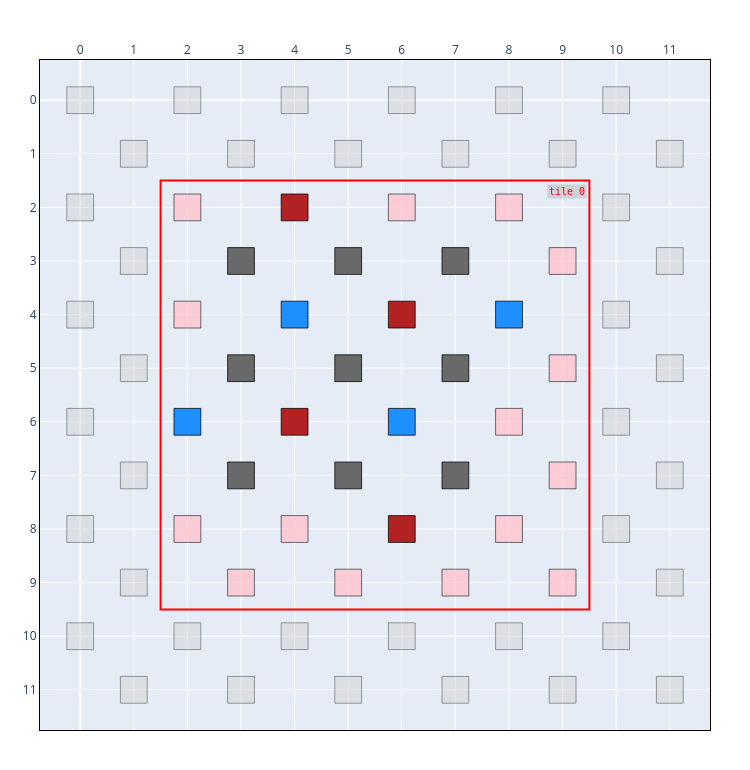

The cell this chart's notebook holds for it:
### Markdown cell above
### Relocating tiles

A placed tile may be translated with `shift_to(origin)` or `shift_by(dx, dy)`. A shift
rewrites the `QUBIT_COORDS` within the circuit and transfers qubit statuses, keeping the
physical and logical layers consistent. Every shift must preserve the checkerboard
invariant (`dx % 2 == dy % 2`).

### Code cell
chip.tiles[0].shift_to((2, 2))
print("tile origin is now:", chip.tiles[0].origin)
chip.show(style=css_style)

### Figure 1 — Plotly figure (JSON) as saved in the notebook; plotly's stock layout.template omitted (floating-point values rounded to 4 significant figures)
{"data": [{"hoverinfo": "text", "hoverlabel": {"bgcolor": ["lightgray", "lightgray", "lightgray", "lightgray", "lightgray", "lightgray", "lightgray", "lightgray", "lightgray", "lightgray", "lightgray", "lightgray", "lightgray", "pink", "pink", "dodgerblue", "pink", "lightgray", "lightgray", "dimgrey", "dimgrey", "dimgrey", "pink", "lightgray", "lightgray", "firebrick", "dodgerblue", "firebrick", "pink", "lightgray", "lightgray", "dimgrey", "dimgrey", "dimgrey", "pink", "lightgray", "lightgray", "pink", "firebrick", "dodgerblue", "firebrick", "lightgray", "lightgray", "dimgrey", "dimgrey", "dimgrey", "pink", "lightgray", "lightgray", "pink", "dodgerblue", "pink", "pink", "lightgray", "lightgray", "pink", "pink", "pink", "pink", "lightgray", "lightgray", "lightgray", "lightgray", "lightgray", "lightgray", "lightgray", "lightgray", "lightgray", "lightgray", "lightgray", "lightgray", "lightgray"], "font": {"color": "black"}}, "hovertext": ["(0, 0)<br>type=UNASSIGNED<br>noise=0.0000", "(0, 2)<br>type=UNASSIGNED<br>noise=0.0000", "(0, 4)<br>type=UNASSIGNED<br>noise=0.0000", "(0, 6)<br>type=UNASSIGNED<br>noise=0.0000", "(0, 8)<br>type=UNASSIGNED<br>noise=0.0000", "(0, 10)<br>type=UNASSIGNED<br>noise=0.0000", "(1, 1)<br>type=UNASSIGNED<br>noise=0.0000", "(1, 3)<br>type=UNASSIGNED<br>noise=0.0000", "(1, 5)<br>type=UNASSIGNED<br>noise=0.0000", "(1, 7)<br>type=UNASSIGNED<br>noise=0.0000", "(1, 9)<br>type=UNASSIGNED<br>noise=0.0000", "(1, 11)<br>type=UNASSIGNED<br>noise=0.0000", "(2, 0)<br>type=UNASSIGNED<br>noise=0.0000", "(2, 2)<br>type=BUFFER<br>noise=0.0000", "(2, 4)<br>type=BUFFER<br>noise=0.0000", "(2, 6)<br>type=Z_CHECK<br>noise=0.0000", "(2, 8)<br>type=BUFFER<br>noise=0.0000", "(2, 10)<br>type=UNASSIGNED<br>noise=0.0000", "(3, 1)<br>type=UNASSIGNED<br>noise=0.0000", "(3, 3)<br>type=DATA<br>noise=0.0000", "(3, 5)<br>type=DATA<br>noise=0.0000", "(3, 7)<br>type=DATA<br>noise=0.0000", "(3, 9)<br>type=BUFFER<br>noise=0.0000", "(3, 11)<br>type=UNASSIGNED<br>noise=0.0000", "(4, 0)<br>type=UNASSIGNED<br>noise=0.0000", "(4, 2)<br>type=X_CHECK<br>noise=0.0000", "(4, 4)<br>type=Z_CHECK<br>noise=0.0000", "(4, 6)<br>type=X_CHECK<br>noise=0.0000", "(4, 8)<br>type=BUFFER<br>noise=0.0000", "(4, 10)<br>type=UNASSIGNED<br>noise=0.0000", "(5, 1)<br>type=UNASSIGNED<br>noise=0.0000", "(5, 3)<br>type=DATA<br>noise=0.0000", "(5, 5)<br>type=DATA<br>noise=0.0000", "(5, 7)<br>type=DATA<br>noise=0.0000", "(5, 9)<br>type=BUFFER<br>noise=0.0000", "(5, 11)<br>type=UNASSIGNED<br>noise=0.0000", "(6, 0)<br>type=UNASSIGNED<br>noise=0.0000", "(6, 2)<br>type=BUFFER<br>noise=0.0000", "(6, 4)<br>type=X_CHECK<br>noise=0.0000", "(6, 6)<br>type=Z_CHECK<br>noise=0.0000", "(6, 8)<br>type=X_CHECK<br>noise=0.0000", "(6, 10)<br>type=UNASSIGNED<br>noise=0.0000", "(7, 1)<br>type=UNASSIGNED<br>noise=0.0000", "(7, 3)<br>type=DATA<br>noise=0.0000", "(7, 5)<br>type=DATA<br>noise=0.0000", "(7, 7)<br>type=DATA<br>noise=0.0000", "(7, 9)<br>type=BUFFER<br>noise=0.0000", "(7, 11)<br>type=UNASSIGNED<br>noise=0.0000", "(8, 0)<br>type=UNASSIGNED<br>noise=0.0000", "(8, 2)<br>type=BUFFER<br>noise=0.0000", "(8, 4)<br>type=Z_CHECK<br>noise=0.0000", "(8, 6)<br>type=BUFFER<br>noise=0.0000", "(8, 8)<br>type=BUFFER<br>noise=0.0000", "(8, 10)<br>type=UNASSIGNED<br>noise=0.0000", "(9, 1)<br>type=UNASSIGNED<br>noise=0.0000", "(9, 3)<br>type=BUFFER<br>noise=0.0000", "(9, 5)<br>type=BUFFER<br>noise=0.0000", "(9, 7)<br>type=BUFFER<br>noise=0.0000", "(9, 9)<br>type=BUFFER<br>noise=0.0000", "(9, 11)<br>type=UNASSIGNED<br>noise=0.0000", "(10, 0)<br>type=UNASSIGNED<br>noise=0.0000", "(10, 2)<br>type=UNASSIGNED<br>noise=0.0000", "(10, 4)<br>type=UNASSIGNED<br>noise=0.0000", "(10, 6)<br>type=UNASSIGNED<br>noise=0.0000", "(10, 8)<br>type=UNASSIGNED<br>noise=0.0000", "(10, 10)<br>type=UNASSIGNED<br>noise=0.0000", "(11, 1)<br>type=UNASSIGNED<br>noise=0.0000", "(11, 3)<br>type=UNASSIGNED<br>noise=0.0000", "(11, 5)<br>type=UNASSIGNED<br>noise=0.0000", "(11, 7)<br>type=UNASSIGNED<br>noise=0.0000", "(11, 9)<br>type=UNASSIGNED<br>noise=0.0000", "(11, 11)<br>type=UNASSIGNED<br>noise=0.0000"], "marker": {"opacity": 0, "size": 20}, "mode": "markers", "name": "qubits", "type": "scattergl", "x": [0, 0, 0, 0, 0, 0, 1, 1, 1, 1, 1, 1, 2, 2, 2, 2, 2, 2, 3, 3, 3, 3, 3, 3, 4, 4, 4, 4, 4, 4, 5, 5, 5, 5, 5, 5, 6, 6, 6, 6, 6, 6, 7, 7, 7, 7, 7, 7, 8, 8, 8, 8, 8, 8, 9, 9, 9, 9, 9, 9, 10, 10, 10, 10, 10, 10, 11, 11, 11, 11, 11, 11], "y": [0, 2, 4, 6, 8, 10, 1, 3, 5, 7, 9, 11, 0, 2, 4, 6, 8, 10, 1, 3, 5, 7, 9, 11, 0, 2, 4, 6, 8, 10, 1, 3, 5, 7, 9, 11, 0, 2, 4, 6, 8, 10, 1, 3, 5, 7, 9, 11, 0, 2, 4, 6, 8, 10, 1, 3, 5, 7, 9, 11, 0, 2, 4, 6, 8, 10, 1, 3, 5, 7, 9, 11]}], "layout": {"annotations": [{"bgcolor": "rgba(128,128,128,0.25)", "font": {"color": "red", "family": "Andale Mono, monospace", "size": 10}, "showarrow": false, "text": "tile 0", "x": 9.45, "xanchor": "right", "y": 1.57, "yanchor": "top"}], "height": 770, "margin": {"b": 40, "l": 40, "r": 40, "t": 60}, "shapes": [{"fillcolor": "lightgray", "layer": "above", "line": {"color": "black", "width": 0.75}, "opacity": 0.5, "type": "rect", "x0": -0.25, "x1": 0.25, "y0": -0.25, "y1": 0.25}, {"fillcolor": "lightgray", "layer": "above", "line": {"color": "black", "width": 0.75}, "opacity": 0.5, "type": "rect", "x0": -0.25, "x1": 0.25, "y0": 1.75, "y1": 2.25}, {"fillcolor": "lightgray", "layer": "above", "line": {"color": "black", "width": 0.75}, "opacity": 0.5, "type": "rect", "x0": -0.25, "x1": 0.25, "y0": 3.75, "y1": 4.25}, {"fillcolor": "lightgray", "layer": "above", "line": {"color": "black", "width": 0.75}, "opacity": 0.5, "type": "rect", "x0": -0.25, "x1": 0.25, "y0": 5.75, "y1": 6.25}, {"fillcolor": "lightgray", "layer": "above", "line": {"color": "black", "width": 0.75}, "opacity": 0.5, "type": "rect", "x0": -0.25, "x1": 0.25, "y0": 7.75, "y1": 8.25}, {"fillcolor": "lightgray", "layer": "above", "line": {"color": "black", "width": 0.75}, "opacity": 0.5, "type": "rect", "x0": -0.25, "x1": 0.25, "y0": 9.75, "y1": 10.25}, {"fillcolor": "lightgray", "layer": "above", "line": {"color": "black", "width": 0.75}, "opacity": 0.5, "type": "rect", "x0": 0.75, "x1": 1.25, "y0": 0.75, "y1": 1.25}, {"fillcolor": "lightgray", "layer": "above", "line": {"color": "black", "width": 0.75}, "opacity": 0.5, "type": "rect", "x0": 0.75, "x1": 1.25, "y0": 2.75, "y1": 3.25}, {"fillcolor": "lightgray", "layer": "above", "line": {"color": "black", "width": 0.75}, "opacity": 0.5, "type": "rect", "x0": 0.75, "x1": 1.25, "y0": 4.75, "y1": 5.25}, {"fillcolor": "lightgray", "layer": "above", "line": {"color": "black", "width": 0.75}, "opacity": 0.5, "type": "rect", "x0": 0.75, "x1": 1.25, "y0": 6.75, "y1": 7.25}, {"fillcolor": "lightgray", "layer": "above", "line": {"color": "black", "width": 0.75}, "opacity": 0.5, "type": "rect", "x0": 0.75, "x1": 1.25, "y0": 8.75, "y1": 9.25}, {"fillcolor": "lightgray", "layer": "above", "line": {"color": "black", "width": 0.75}, "opacity": 0.5, "type": "rect", "x0": 0.75, "x1": 1.25, "y0": 10.75, "y1": 11.25}, {"fillcolor": "lightgray", "layer": "above", "line": {"color": "black", "width": 0.75}, "opacity": 0.5, "type": "rect", "x0": 1.75, "x1": 2.25, "y0": -0.25, "y1": 0.25}, {"fillcolor": "pink", "layer": "above", "line": {"color": "black", "width": 0.75}, "opacity": 0.75, "type": "rect", "x0": 1.75, "x1": 2.25, "y0": 1.75, "y1": 2.25}, {"fillcolor": "pink", "layer": "above", "line": {"color": "black", "width": 0.75}, "opacity": 0.75, "type": "rect", "x0": 1.75, "x1": 2.25, "y0": 3.75, "y1": 4.25}, {"fillcolor": "dodgerblue", "layer": "above", "line": {"color": "black", "width": 0.75}, "opacity": 1, "type": "rect", "x0": 1.75, "x1": 2.25, "y0": 5.75, "y1": 6.25}, {"fillcolor": "pink", "layer": "above", "line": {"color": "black", "width": 0.75}, "opacity": 0.75, "type": "rect", "x0": 1.75, "x1": 2.25, "y0": 7.75, "y1": 8.25}, {"fillcolor": "lightgray", "layer": "above", "line": {"color": "black", "width": 0.75}, "opacity": 0.5, "type": "rect", "x0": 1.75, "x1": 2.25, "y0": 9.75, "y1": 10.25}, {"fillcolor": "lightgray", "layer": "above", "line": {"color": "black", "width": 0.75}, "opacity": 0.5, "type": "rect", "x0": 2.75, "x1": 3.25, "y0": 0.75, "y1": 1.25}, {"fillcolor": "dimgrey", "layer": "above", "line": {"color": "black", "width": 0.75}, "opacity": 1, "type": "rect", "x0": 2.75, "x1": 3.25, "y0": 2.75, "y1": 3.25}, {"fillcolor": "dimgrey", "layer": "above", "line": {"color": "black", "width": 0.75}, "opacity": 1, "type": "rect", "x0": 2.75, "x1": 3.25, "y0": 4.75, "y1": 5.25}, {"fillcolor": "dimgrey", "layer": "above", "line": {"color": "black", "width": 0.75}, "opacity": 1, "type": "rect", "x0": 2.75, "x1": 3.25, "y0": 6.75, "y1": 7.25}, {"fillcolor": "pink", "layer": "above", "line": {"color": "black", "width": 0.75}, "opacity": 0.75, "type": "rect", "x0": 2.75, "x1": 3.25, "y0": 8.75, "y1": 9.25}, {"fillcolor": "lightgray", "layer": "above", "line": {"color": "black", "width": 0.75}, "opacity": 0.5, "type": "rect", "x0": 2.75, "x1": 3.25, "y0": 10.75, "y1": 11.25}, {"fillcolor": "lightgray", "layer": "above", "line": {"color": "black", "width": 0.75}, "opacity": 0.5, "type": "rect", "x0": 3.75, "x1": 4.25, "y0": -0.25, "y1": 0.25}, {"fillcolor": "firebrick", "layer": "above", "line": {"color": "black", "width": 0.75}, "opacity": 1, "type": "rect", "x0": 3.75, "x1": 4.25, "y0": 1.75, "y1": 2.25}, {"fillcolor": "dodgerblue", "layer": "above", "line": {"color": "black", "width": 0.75}, "opacity": 1, "type": "rect", "x0": 3.75, "x1": 4.25, "y0": 3.75, "y1": 4.25}, {"fillcolor": "firebrick", "layer": "above", "line": {"color": "black", "width": 0.75}, "opacity": 1, "type": "rect", "x0": 3.75, "x1": 4.25, "y0": 5.75, "y1": 6.25}, {"fillcolor": "pink", "layer": "above", "line": {"color": "black", "width": 0.75}, "opacity": 0.75, "type": "rect", "x0": 3.75, "x1": 4.25, "y0": 7.75, "y1": 8.25}, {"fillcolor": "lightgray", "layer": "above", "line": {"color": "black", "width": 0.75}, "opacity": 0.5, "type": "rect", "x0": 3.75, "x1": 4.25, "y0": 9.75, "y1": 10.25}, {"fillcolor": "lightgray", "layer": "above", "line": {"color": "black", "width": 0.75}, "opacity": 0.5, "type": "rect", "x0": 4.75, "x1": 5.25, "y0": 0.75, "y1": 1.25}, {"fillcolor": "dimgrey", "layer": "above", "line": {"color": "black", "width": 0.75}, "opacity": 1, "type": "rect", "x0": 4.75, "x1": 5.25, "y0": 2.75, "y1": 3.25}, {"fillcolor": "dimgrey", "layer": "above", "line": {"color": "black", "width": 0.75}, "opacity": 1, "type": "rect", "x0": 4.75, "x1": 5.25, "y0": 4.75, "y1": 5.25}, {"fillcolor": "dimgrey", "layer": "above", "line": {"color": "black", "width": 0.75}, "opacity": 1, "type": "rect", "x0": 4.75, "x1": 5.25, "y0": 6.75, "y1": 7.25}, {"fillcolor": "pink", "layer": "above", "line": {"color": "black", "width": 0.75}, "opacity": 0.75, "type": "rect", "x0": 4.75, "x1": 5.25, "y0": 8.75, "y1": 9.25}, {"fillcolor": "lightgray", "layer": "above", "line": {"color": "black", "width": 0.75}, "opacity": 0.5, "type": "rect", "x0": 4.75, "x1": 5.25, "y0": 10.75, "y1": 11.25}, {"fillcolor": "lightgray", "layer": "above", "line": {"color": "black", "width": 0.75}, "opacity": 0.5, "type": "rect", "x0": 5.75, "x1": 6.25, "y0": -0.25, "y1": 0.25}, {"fillcolor": "pink", "layer": "above", "line": {"color": "black", "width": 0.75}, "opacity": 0.75, "type": "rect", "x0": 5.75, "x1": 6.25, "y0": 1.75, "y1": 2.25}, {"fillcolor": "firebrick", "layer": "above", "line": {"color": "black", "width": 0.75}, "opacity": 1, "type": "rect", "x0": 5.75, "x1": 6.25, "y0": 3.75, "y1": 4.25}, {"fillcolor": "dodgerblue", "layer": "above", "line": {"color": "black", "width": 0.75}, "opacity": 1, "type": "rect", "x0": 5.75, "x1": 6.25, "y0": 5.75, "y1": 6.25}, {"fillcolor": "firebrick", "layer": "above", "line": {"color": "black", "width": 0.75}, "opacity": 1, "type": "rect", "x0": 5.75, "x1": 6.25, "y0": 7.75, "y1": 8.25}, {"fillcolor": "lightgray", "layer": "above", "line": {"color": "black", "width": 0.75}, "opacity": 0.5, "type": "rect", "x0": 5.75, "x1": 6.25, "y0": 9.75, "y1": 10.25}, {"fillcolor": "lightgray", "layer": "above", "line": {"color": "black", "width": 0.75}, "opacity": 0.5, "type": "rect", "x0": 6.75, "x1": 7.25, "y0": 0.75, "y1": 1.25}, {"fillcolor": "dimgrey", "layer": "above", "line": {"color": "black", "width": 0.75}, "opacity": 1, "type": "rect", "x0": 6.75, "x1": 7.25, "y0": 2.75, "y1": 3.25}, {"fillcolor": "dimgrey", "layer": "above", "line": {"color": "black", "width": 0.75}, "opacity": 1, "type": "rect", "x0": 6.75, "x1": 7.25, "y0": 4.75, "y1": 5.25}, {"fillcolor": "dimgrey", "layer": "above", "line": {"color": "black", "width": 0.75}, "opacity": 1, "type": "rect", "x0": 6.75, "x1": 7.25, "y0": 6.75, "y1": 7.25}, {"fillcolor": "pink", "layer": "above", "line": {"color": "black", "width": 0.75}, "opacity": 0.75, "type": "rect", "x0": 6.75, "x1": 7.25, "y0": 8.75, "y1": 9.25}, {"fillcolor": "lightgray", "layer": "above", "line": {"color": "black", "width": 0.75}, "opacity": 0.5, "type": "rect", "x0": 6.75, "x1": 7.25, "y0": 10.75, "y1": 11.25}, {"fillcolor": "lightgray", "layer": "above", "line": {"color": "black", "width": 0.75}, "opacity": 0.5, "type": "rect", "x0": 7.75, "x1": 8.25, "y0": -0.25, "y1": 0.25}, {"fillcolor": "pink", "layer": "above", "line": {"color": "black", "width": 0.75}, "opacity": 0.75, "type": "rect", "x0": 7.75, "x1": 8.25, "y0": 1.75, "y1": 2.25}, {"fillcolor": "dodgerblue", "layer": "above", "line": {"color": "black", "width": 0.75}, "opacity": 1, "type": "rect", "x0": 7.75, "x1": 8.25, "y0": 3.75, "y1": 4.25}, {"fillcolor": "pink", "layer": "above", "line": {"color": "black", "width": 0.75}, "opacity": 0.75, "type": "rect", "x0": 7.75, "x1": 8.25, "y0": 5.75, "y1": 6.25}, {"fillcolor": "pink", "layer": "above", "line": {"color": "black", "width": 0.75}, "opacity": 0.75, "type": "rect", "x0": 7.75, "x1": 8.25, "y0": 7.75, "y1": 8.25}, {"fillcolor": "lightgray", "layer": "above", "line": {"color": "black", "width": 0.75}, "opacity": 0.5, "type": "rect", "x0": 7.75, "x1": 8.25, "y0": 9.75, "y1": 10.25}, {"fillcolor": "lightgray", "layer": "above", "line": {"color": "black", "width": 0.75}, "opacity": 0.5, "type": "rect", "x0": 8.75, "x1": 9.25, "y0": 0.75, "y1": 1.25}, {"fillcolor": "pink", "layer": "above", "line": {"color": "black", "width": 0.75}, "opacity": 0.75, "type": "rect", "x0": 8.75, "x1": 9.25, "y0": 2.75, "y1": 3.25}, {"fillcolor": "pink", "layer": "above", "line": {"color": "black", "width": 0.75}, "opacity": 0.75, "type": "rect", "x0": 8.75, "x1": 9.25, "y0": 4.75, "y1": 5.25}, {"fillcolor": "pink", "layer": "above", "line": {"color": "black", "width": 0.75}, "opacity": 0.75, "type": "rect", "x0": 8.75, "x1": 9.25, "y0": 6.75, "y1": 7.25}, {"fillcolor": "pink", "layer": "above", "line": {"color": "black", "width": 0.75}, "opacity": 0.75, "type": "rect", "x0": 8.75, "x1": 9.25, "y0": 8.75, "y1": 9.25}, {"fillcolor": "lightgray", "layer": "above", "line": {"color": "black", "width": 0.75}, "opacity": 0.5, "type": "rect", "x0": 8.75, "x1": 9.25, "y0": 10.75, "y1": 11.25}, {"fillcolor": "lightgray", "layer": "above", "line": {"color": "black", "width": 0.75}, "opacity": 0.5, "type": "rect", "x0": 9.75, "x1": 10.25, "y0": -0.25, "y1": 0.25}, {"fillcolor": "lightgray", "layer": "above", "line": {"color": "black", "width": 0.75}, "opacity": 0.5, "type": "rect", "x0": 9.75, "x1": 10.25, "y0": 1.75, "y1": 2.25}, {"fillcolor": "lightgray", "layer": "above", "line": {"color": "black", "width": 0.75}, "opacity": 0.5, "type": "rect", "x0": 9.75, "x1": 10.25, "y0": 3.75, "y1": 4.25}, {"fillcolor": "lightgray", "layer": "above", "line": {"color": "black", "width": 0.75}, "opacity": 0.5, "type": "rect", "x0": 9.75, "x1": 10.25, "y0": 5.75, "y1": 6.25}, {"fillcolor": "lightgray", "layer": "above", "line": {"color": "black", "width": 0.75}, "opacity": 0.5, "type": "rect", "x0": 9.75, "x1": 10.25, "y0": 7.75, "y1": 8.25}, {"fillcolor": "lightgray", "layer": "above", "line": {"color": "black", "width": 0.75}, "opacity": 0.5, "type": "rect", "x0": 9.75, "x1": 10.25, "y0": 9.75, "y1": 10.25}, {"fillcolor": "lightgray", "layer": "above", "line": {"color": "black", "width": 0.75}, "opacity": 0.5, "type": "rect", "x0": 10.75, "x1": 11.25, "y0": 0.75, "y1": 1.25}, {"fillcolor": "lightgray", "layer": "above", "line": {"color": "black", "width": 0.75}, "opacity": 0.5, "type": "rect", "x0": 10.75, "x1": 11.25, "y0": 2.75, "y1": 3.25}, {"fillcolor": "lightgray", "layer": "above", "line": {"color": "black", "width": 0.75}, "opacity": 0.5, "type": "rect", "x0": 10.75, "x1": 11.25, "y0": 4.75, "y1": 5.25}, {"fillcolor": "lightgray", "layer": "above", "line": {"color": "black", "width": 0.75}, "opacity": 0.5, "type": "rect", "x0": 10.75, "x1": 11.25, "y0": 6.75, "y1": 7.25}, {"fillcolor": "lightgray", "layer": "above", "line": {"color": "black", "width": 0.75}, "opacity": 0.5, "type": "rect", "x0": 10.75, "x1": 11.25, "y0": 8.75, "y1": 9.25}, {"fillcolor": "lightgray", "layer": "above", "line": {"color": "black", "width": 0.75}, "opacity": 0.5, "type": "rect", "x0": 10.75, "x1": 11.25, "y0": 10.75, "y1": 11.25}, {"fillcolor": "rgba(0,0,0,0)", "layer": "above", "line": {"color": "red", "width": 2}, "opacity": 1, "type": "rect", "x0": 1.5, "x1": 9.5, "y0": 1.5, "y1": 9.5}], "showlegend": false, "width": 750, "xaxis": {"domain": [0, 1], "dtick": 1, "linecolor": "black", "linewidth": 1, "mirror": true, "range": [-0.75, 11.75], "showgrid": true, "showline": true, "side": "top", "zeroline": true}, "yaxis": {"dtick": 1, "linecolor": "black", "linewidth": 1, "mirror": true, "range": [11.75, -0.75], "scaleanchor": "x", "scaleratio": 1, "showgrid": true, "showline": true, "zeroline": true}}}
